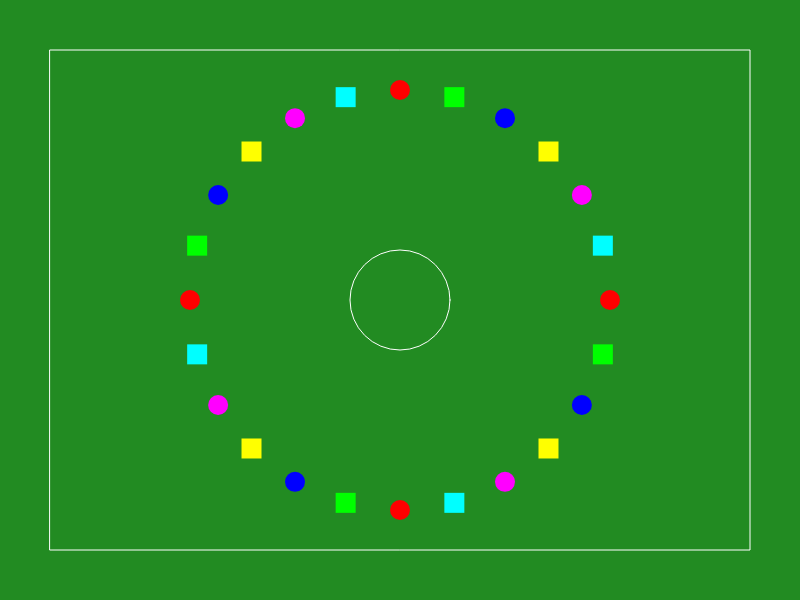
Frame 1 (no input)
Frame 2 (the mouse pressed at the canvas centre, redrawn once): identical to frame 1, image omitted

The p5.js sketch that drew this single still picture (run headless with seeded random() and noise() and a simulated clock; the mouse was pressed at the canvas centre and the sketch redrawn once):

// p5.js sketch
// ── sketch.js
let bandMembers = [];
const fieldWidth = 800;
const fieldHeight = 600;
const memberCount = 24;
const colors = [
  [255, 0, 0],    // red
  [0, 255, 0],    // green
  [0, 0, 255],    // blue
  [255, 255, 0],  // yellow
  [255, 0, 255],  // magenta
  [0, 255, 255]   // cyan
];

function setup() {
  createCanvas(fieldWidth, fieldHeight);
  // Initialize band members in a circular formation
  for (let i = 0; i < memberCount; i++) {
    const angle = TWO_PI * i / memberCount;
    const radius = min(fieldWidth, fieldHeight) * 0.35;
    const x = width/2 + cos(angle) * radius;
    const y = height/2 + sin(angle) * radius;
    bandMembers.push({
      x,
      y,
      color: colors[i % colors.length],
      originalX: x,
      originalY: y
    });
  }
}

function draw() {
  // Static field background
  background(34, 139, 34); // Forest Green

  // Draw the field markings (simple grid)
  stroke(255);
  strokeWeight(1);
  noFill();
  rect(50, 50, fieldWidth - 100, fieldHeight - 100);

  // Draw center circle
  ellipse(width/2, height/2, 100, 100);

  // Draw band members as geometric shapes
  for (let i = 0; i < bandMembers.length; i++) {
    const member = bandMembers[i];
    
    fill(member.color[0], member.color[1], member.color[2]);
    noStroke();
    
    // Alternate between circle and square shapes
    if (i % 2 === 0) {
      ellipse(member.x, member.y, 20, 20);
    } else {
      rect(member.x - 10, member.y - 10, 20, 20);
    }
  }

  // Ensure no motion occurs
  noLoop();
}
